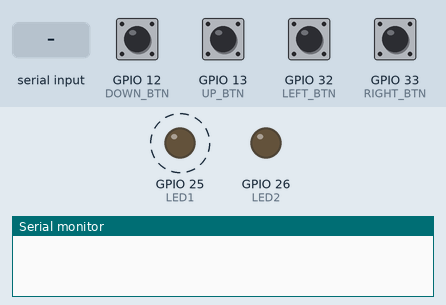
Bench run of a sketch on a simulated ESP32. On the bench: output pins drawn as LEDs (lit = HIGH), the last lines printed to the serial monitor. Dashed ring = blinking. The inputs (shaded band) are chosen by the test bench; at power-on: GPIO 12 (DOWN_BTN), GPIO 13 (UP_BTN), GPIO 32 (LEFT_BTN), GPIO 33 (RIGHT_BTN) HIGH.

Above: at 1.2 s.
1.3 s: "A" received over Serial
At 1.9 s:
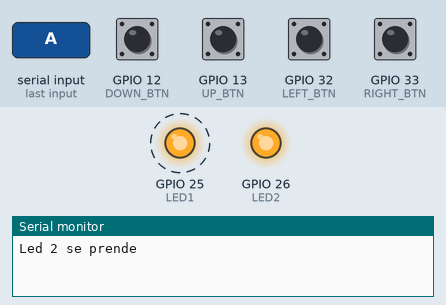
10.3 s: "Z" received over Serial
At 10.9 s:
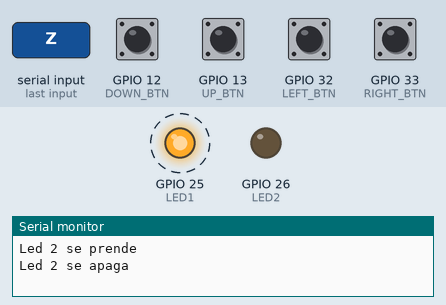
Timing chart, 0 to 14.3 s (numbered marks = the images above; inputs shaded):
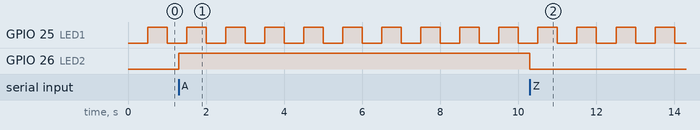

The sketch:

sketch_apr21a.ino
```cpp
#define LED1 25
#define LED2 26
#define UP_BTN 13
#define DOWN_BTN 12
#define LEFT_BTN 32
#define RIGHT_BTN 33

static const char *buttonGetName(uint8_t number) {
  static const char *buttonName[] = {"NONE", "UP", "DOWN", "LEFT", "RIGHT"};
  uint8_t index = 0;
  switch (number) {
    case UP_BTN:
      index = 1;
      break;
    case DOWN_BTN:
      index = 2;
      break;
    case LEFT_BTN:
      index = 3;
      break;
    case RIGHT_BTN:
      index = 4;
      break;
    default:
      break;
  }
  return buttonName[index];
}

bool evButtons = false;
uint8_t evButtonsData = 0;

unsigned long last_time = 0;

void taskButtons();
void taskSerial();
void taskBeat();

void setup()
{
  Serial.begin(9600);
  taskButtons();
  taskSerial();
  taskBeat();

}

void loop()
{
  taskButtons();
  taskSerial();
  taskBeat();
}

void taskButtons() {
  enum class ButtonsStates {INIT, WAITING_PRESS, WAITING_STABLE, WAITING_RELEASE};
  static ButtonsStates buttonsState =  ButtonsStates::INIT;
  static uint8_t lastButton = 0;
  static uint32_t referenceTime;
  const uint32_t STABLETIMEOUT = 50;

  switch (buttonsState) {
    case ButtonsStates::INIT: {
        pinMode(UP_BTN, INPUT_PULLUP);
        pinMode(DOWN_BTN, INPUT_PULLUP);
        pinMode(LEFT_BTN, INPUT_PULLUP);
        pinMode(RIGHT_BTN, INPUT_PULLUP);
        buttonsState = ButtonsStates::WAITING_PRESS;
        break;
      }
    case ButtonsStates::WAITING_PRESS: {
        if (digitalRead(UP_BTN) == LOW) {
          buttonsState = ButtonsStates::WAITING_STABLE;
          lastButton = UP_BTN;
          referenceTime = millis();
        }
        else if (digitalRead(DOWN_BTN) == LOW) {
          buttonsState = ButtonsStates::WAITING_STABLE;
          lastButton = DOWN_BTN;
          referenceTime = millis();
        }
        else if (digitalRead(LEFT_BTN) == LOW) {
          buttonsState = ButtonsStates::WAITING_STABLE;
          lastButton = LEFT_BTN;
          referenceTime = millis();
        }
        else if (digitalRead(RIGHT_BTN) == LOW) {
          buttonsState = ButtonsStates::WAITING_STABLE;
          lastButton = RIGHT_BTN;
          referenceTime = millis();
        }
        break;
      }
    case ButtonsStates::WAITING_STABLE: {
        if (digitalRead(lastButton) == HIGH) {
          buttonsState = ButtonsStates::WAITING_PRESS;
        }
        else if ( (millis() - referenceTime) >= STABLETIMEOUT ) {
          buttonsState = ButtonsStates::WAITING_RELEASE;
        }
        break;
      }
    case ButtonsStates::WAITING_RELEASE: {
        if (digitalRead(lastButton) == HIGH) {
          buttonsState = ButtonsStates::WAITING_PRESS;
          evButtons = true;
          evButtonsData = lastButton;
        }

        break;
      }
    default:
      break;

  }
}

void taskSerial() {
  enum class SerialStates {INIT, WAITING_REQUESTS};
  static SerialStates serialState =  SerialStates::INIT;

  switch (serialState) {
    case SerialStates::INIT: {
        Serial.begin(9600);
        pinMode(LED2, OUTPUT);
        serialState = SerialStates::WAITING_REQUESTS;
        break;
      }
    case SerialStates::WAITING_REQUESTS: {


        // OUTPUT DEL ARDUINO
        if(evButtons == true){
          evButtons = false;

          if (evButtonsData == LEFT_BTN) {
            Serial.println("Size");
          }
          else if (evButtonsData == RIGHT_BTN) {
            Serial.println("Color");
          }
        }

        // INPUT DEL UNITY
        switch (Serial.read())
        {
          case 'A':
            Serial.println("Led 2 se prende");
            digitalWrite(LED2, HIGH);
            break;
          case 'Z':
            Serial.println("Led 2 se apaga");
            digitalWrite(LED2, LOW);
            break;
        }
        break;
      }
    default:
      break;
  }
}

void taskBeat() {
  enum class BeatStates {INIT, BEATING};
  static BeatStates beatlState =  BeatStates::INIT;
  static uint32_t previousMillis = 0;
  const uint32_t interval = 500;
  static bool ledState = false;

  switch (beatlState) {
    case BeatStates::INIT: {
        digitalWrite(LED1, ledState);
        pinMode(LED1, OUTPUT);
        beatlState = BeatStates::BEATING;
        break;
      }
    case BeatStates::BEATING: {
        if ( (millis() - previousMillis) >= interval) {
          previousMillis = millis();

          if (ledState == false) {
            ledState = true;
          } else {
            ledState = false;
          }
          digitalWrite(LED1, ledState);
        }

        break;
      }
    default:
      break;
  }
}
```

Measured:
- after the input at 1.3 s, GPIO 26 (LED2): LOW → HIGH at once
- after the input at 10.3 s, GPIO 26 (LED2): HIGH → LOW at once
- by itself, GPIO 25 (LED1): alternates HIGH for 0.50 s and LOW for 0.50 s
